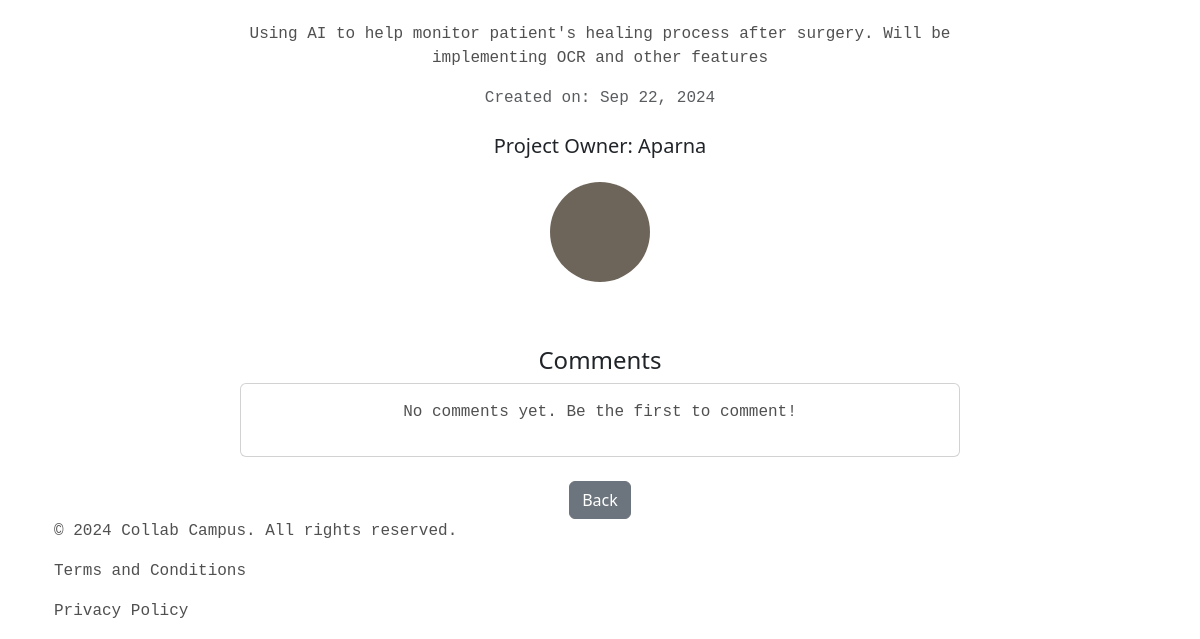
The app's page /Projects/1 (signed in, lower part), older data.
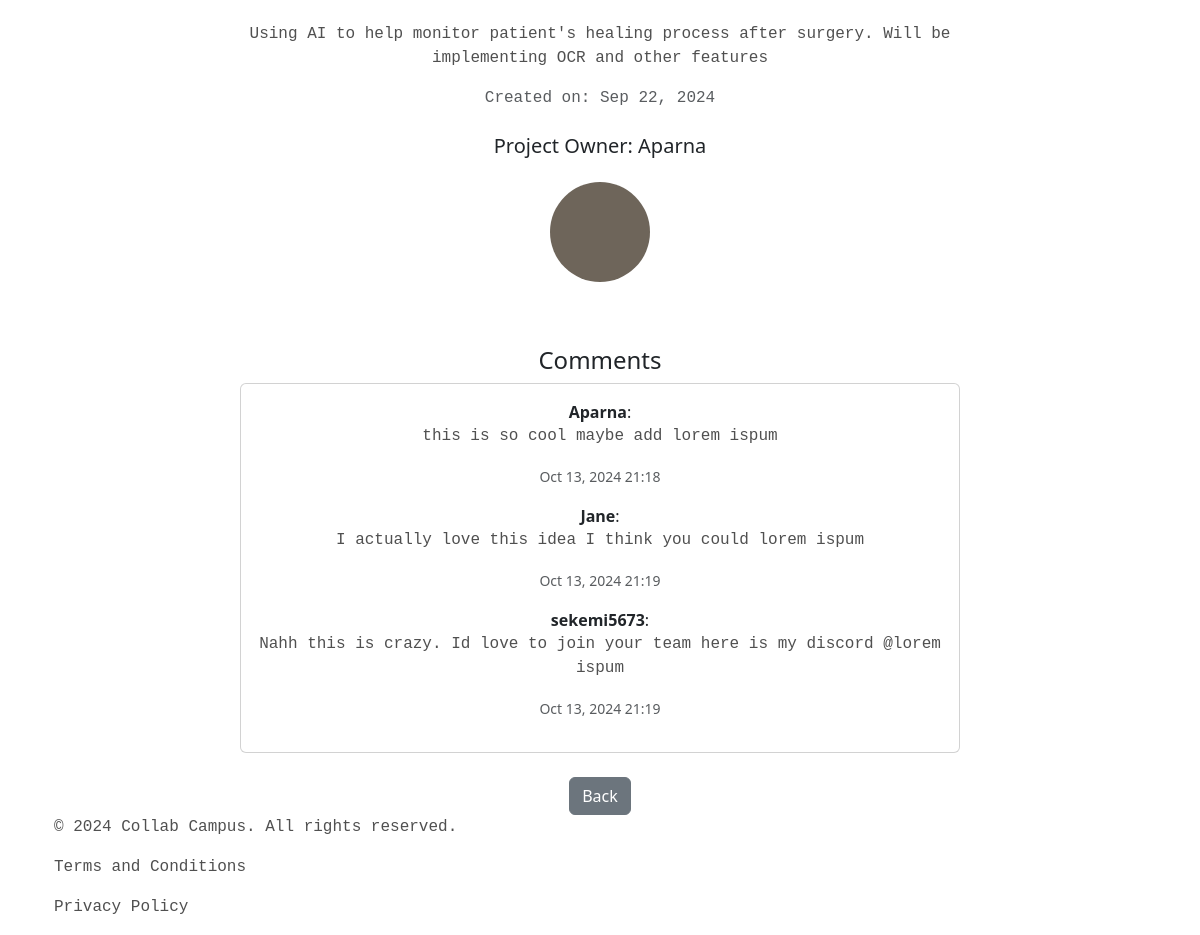
The same page, newer data.
### collabCampus/models.py (models this page shows, shortened)
class Comment(models.Model):
    project = models.ForeignKey(Project, on_delete=models.CASCADE, related_name='comments')
    user = models.ForeignKey(User, on_delete=models.CASCADE)
    content = models.TextField(max_length=1000)
    created_at = models.DateTimeField(auto_now_add=True)

### collabCampus/views.py (the view)
# urls.py: path('Projects/<int:pk>', views.project_desc, name='Projects'),
def project_desc(request,pk):
    if request.user.is_authenticated:
        project = Project.objects.get(id=pk)
        return render(request,'project.html',{
            'project': project
        })
    else:
        return render(request,'login.html')

### collabCampus/templates/project.html (shortened to what this page needs)
{% extends 'base.html' %}
{% block content %}
    <div class="container mt-5">
        <div class="row">
            <div class="col-md-8 offset-md-2 text-center">
                <p class="mt-4">{{ project.description }}</p>
                <p class="text-muted">Created on: {{ project.created_at|date:"M d, Y" }}</p>
                <div class="mt-4 d-flex justify-content-center align-items-center flex-column">
                    <h5>Project Owner: {{ project.owner.username }}</h5>
                    {% if project.owner.profile.profile_pic %}
                        <img src="{{ project.owner.profile.profile_pic.url }}" alt="Owner's Profile Picture" class="rounded-circle my-3" style="width: 100px; height: 100px;">
                    {% else %}
                        <div style="background-color: rgb(110, 101, 90); width: 100px; height: 100px;" class="rounded-circle my-3"></div>
                    {% endif %}
                </div>
                <div class="mt-5">
                    <h4>Comments</h4>
                    <div class="card">
                        <div class="card-body">
                            {% if project.comments.all %}
                                <ul class="list-unstyled">
                                    {% for comment in project.comments.all %}
                                        <li class="mb-3">
                                            <strong>{{ comment.user.username }}</strong>:
                                            <p>{{ comment.content }}</p>
                                            <small class="text-muted">{{ comment.created_at|date:"M d, Y H:i" }}</small>
                                        </li>
                                    {% endfor %}
                                </ul>
                            {% else %}
                                <p>No comments yet. Be the first to comment!</p>
                            {% endif %}
                        </div>
                    </div>
                <a href="{% url 'home' %}" class="btn btn-secondary mt-4">Back</a>
            </div>
        </div>
    </div>
{% endblock %}

Row changes from the older to the newer data that the page shows:
added Comment: user.username "Aparna", content "this is so cool maybe add lorem ispum", created_at "Oct 13, 2024 21:18"
added Comment: user.username "Jane", content "I actually love this idea I think you could lorem ispum", created_at "Oct 13, 2024 21:19"
added Comment: user.username "sekemi5673", content "Nahh this is crazy. Id love to join your team here is my discord @lorem ispum", created_at "Oct 13, 2024 21:19"
Text that changed along with them:
text no longer shown: "No comments yet. Be the first to comment!"
